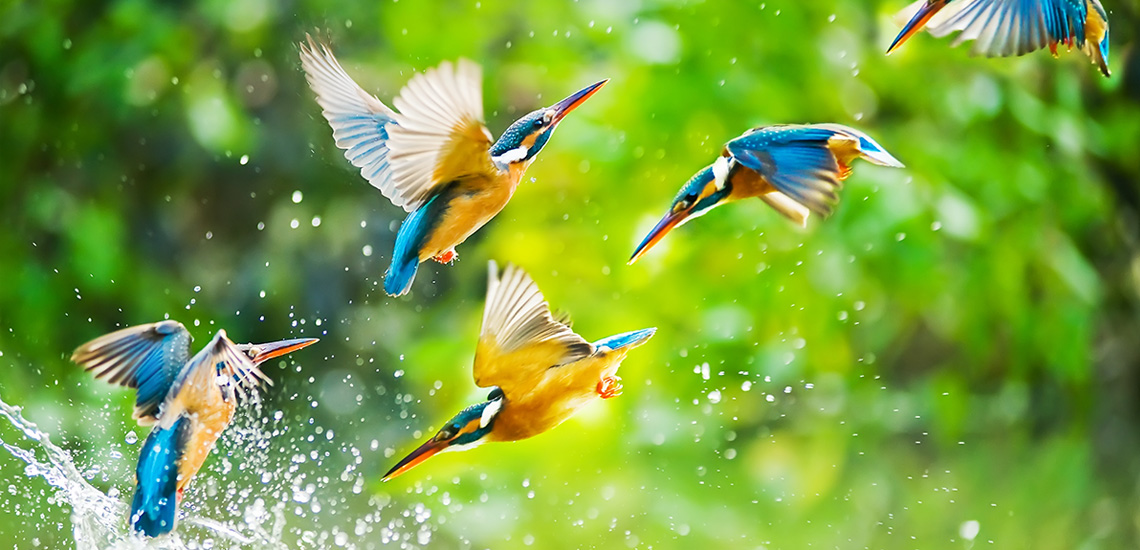
%> input picture a.jpg, 1140 x 550 px
$ octave RGB.m   (GNU Octave 9; MATLAB toolbox functions it lacks are replaced by stand-ins)
%> lines starting %> are read from the running program, lines starting %| are printed output that depends on the picture
clc;
clear all;
close all;
rgb=imread('a.jpg');
%> rgb is the input picture: size 550x1140x3 uint8; mean R, G, B 121.7, 160.7, 65.3
R=rgb;
G=rgb;
B=rgb;
R(:,:,2)=0;
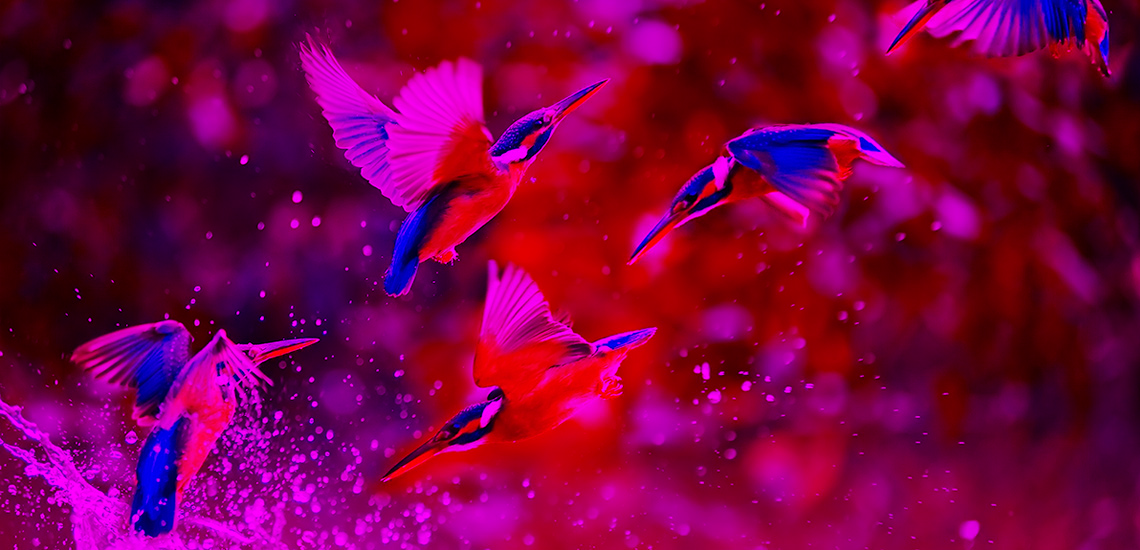
%> R: size 550x1140x3 uint8; mean R, G, B 121.7, 0, 65.3
R(:,:,3)=0;
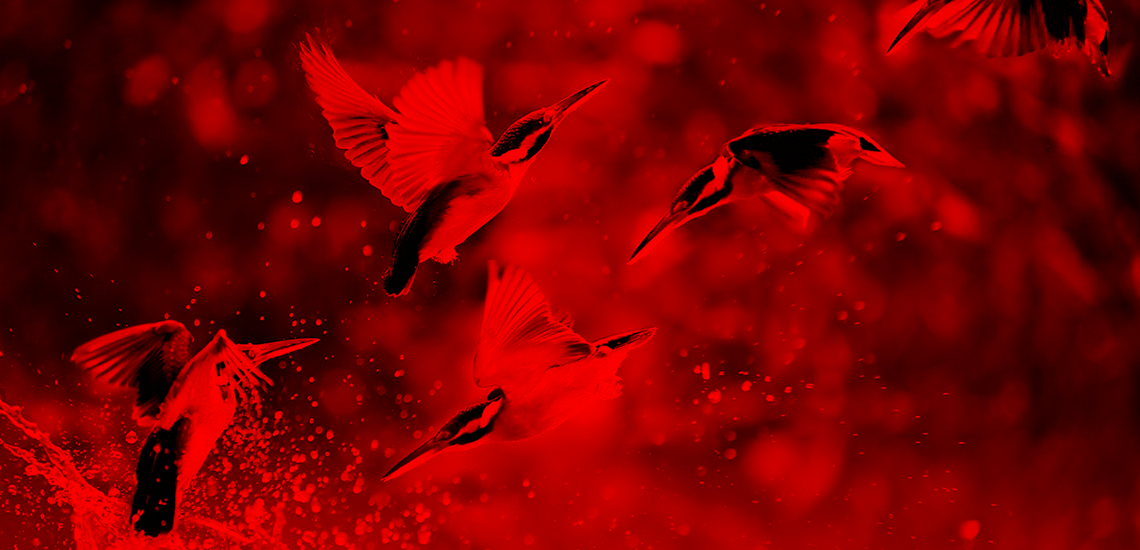
%> R: size 550x1140x3 uint8; mean R, G, B 121.7, 0, 0
G(:,:,1)=0;
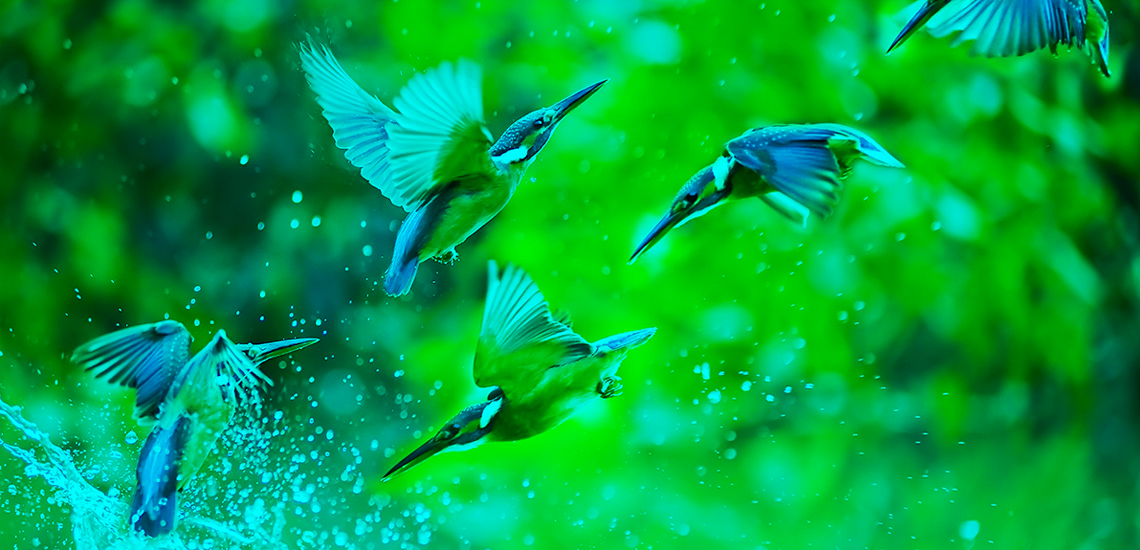
%> G: size 550x1140x3 uint8; mean R, G, B 0, 160.7, 65.3
G(:,:,3)=0;
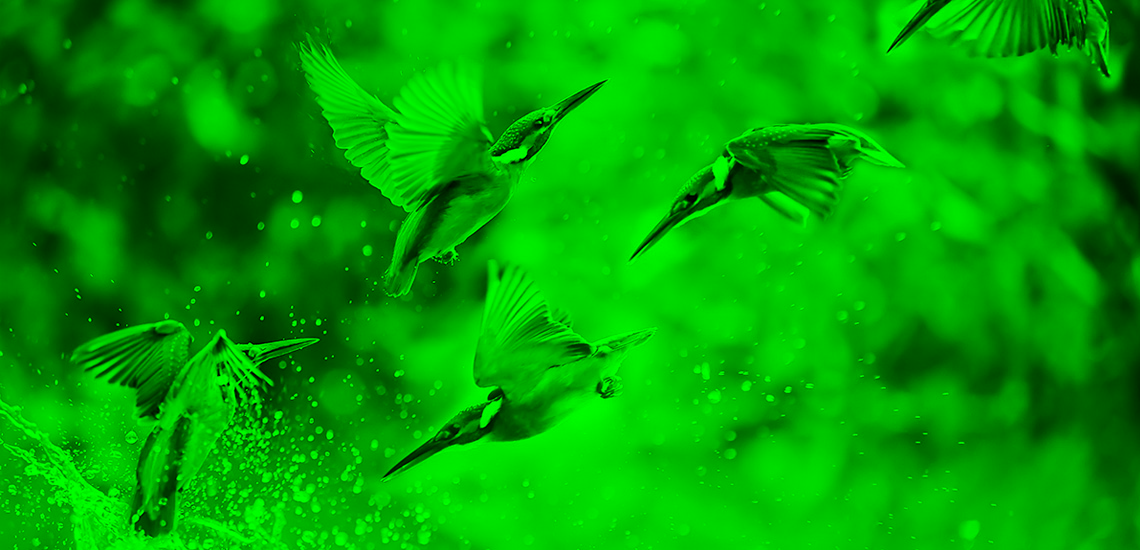
%> G: size 550x1140x3 uint8; mean R, G, B 0, 160.7, 0
B(:,:,1)=0;
B(:,:,2)=0;
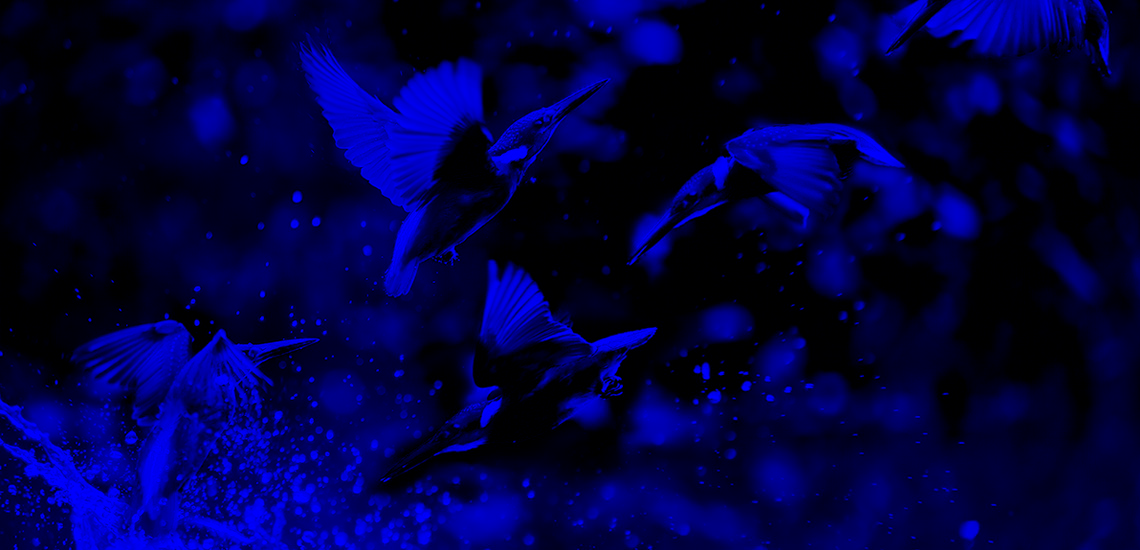
%> B: size 550x1140x3 uint8; mean R, G, B 0, 0, 65.3
subplot(2,2,1),imshow(rgb),title('Original Image');
subplot(2,2,2),imshow(R),title('Red Component');
subplot(2,2,3),imshow(G),title('Green Component');
subplot(2,2,4),imshow(B),title('Blue Component');
